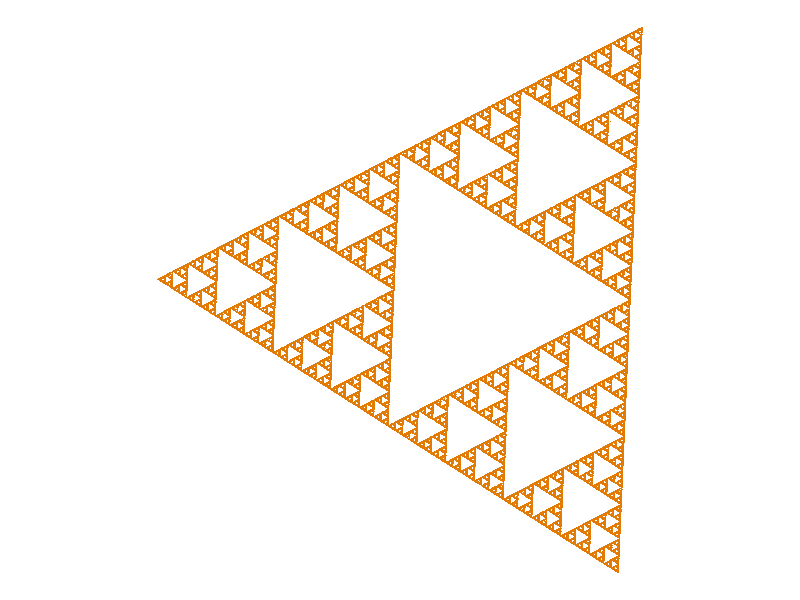

This chart was generated by the following R code: (Note: this script raises an error after producing the figure.)
rm(list = ls())
gc()

library(dplyr)
library(ggplot2)
library(data.table)

#Número de puntos a graficar:
#Number of point to plot
repeticiones <- 500000

#Crear un triangulo equilatero al azar
#Create a equilateral random triangle

##Primero, dos puntos al azar, entre 0 y 1:
##First, two random points, between 0 and 1: 

vertices <- matrix(runif(4), ncol = 2)

##Calcular la distancia entre ambos:
##Get distance between them:
distancia <- dist(vertices)[1]


#Tercer vértice que construya el triangulo equilatero
##Dados los dos primeros puntos, existen dos posibilidades para el tercer punto. Este se elije al azar
#Third vertex to complete equilateral triangle
##Given the first two vertexes, there are two posibilities for the third one. It's randomly selected
tercer.vertice <- 0.5 * colSums(vertices) + sample(c(1, -1), 1) *  sqrt((distancia**2/(diff(vertices[,1])**2 + diff(vertices[,2])**2))-0.25) * c(diff(vertices[,2]), -diff(vertices[,1]))

vertices <- rbind(vertices, tercer.vertice)

#Verifico que sea un triangulo  equilatero:
#Checking that the triangle is equilateral
dist(vertices)


#Generar al azar un punto dentro del triangulo:
#Randomly create a point inside the triangle:
#Source: https://www.cs.princeton.edu/~funk/tog02.pdf
r <- runif(2)
punto.inicial <- (1-sqrt(r[1]))*vertices[1,] + sqrt(r[1]) * (1 - r[2]) * vertices[2,] + (r[2]*sqrt(r[1]))*vertices[3, ]


#Encuentro el punto intermedio entre el punto al azar y un vertice al azar. El proceso se repite las veces indicada:
#Finding the middle point between the random point and one of the vertexes, randomly selected. Repeat the process as many times as it was commanded:

puntos.x <- vector("numeric", repeticiones)
puntos.y <- puntos.x

for(i in 1:repeticiones){
  cat("\rRepetición", i, "de", repeticiones)
  cual.vertice <- sample(1:3, 1)
  punto.inicial <- c(mean(c(vertices[cual.vertice, 1], punto.inicial[1])), mean(c(vertices[cual.vertice, 2], punto.inicial[2])))
  puntos.x[i] <- punto.inicial[1]
  puntos.y[i] <- punto.inicial[2]
}

puntos.nuevos <- data.table(V1 = puntos.x, V2 = puntos.y) %>%
  rbind(vertices)

#Graficar los puntos en un lienzo vacío:
#Plot the points in a empty canvas:

plot.triangulos <-  puntos.nuevos %>%
  ggplot(aes(x = V1, y = V2)) +
  geom_point(colour = "#E27A06", size = 0.01, shape = 17) +
  theme_void() +
  coord_equal()

#Guardado como imagne
#Save as image
ggsave("fractal_triangle.png", plot.triangulos, width = 25, height = 25, dpi = 800)
